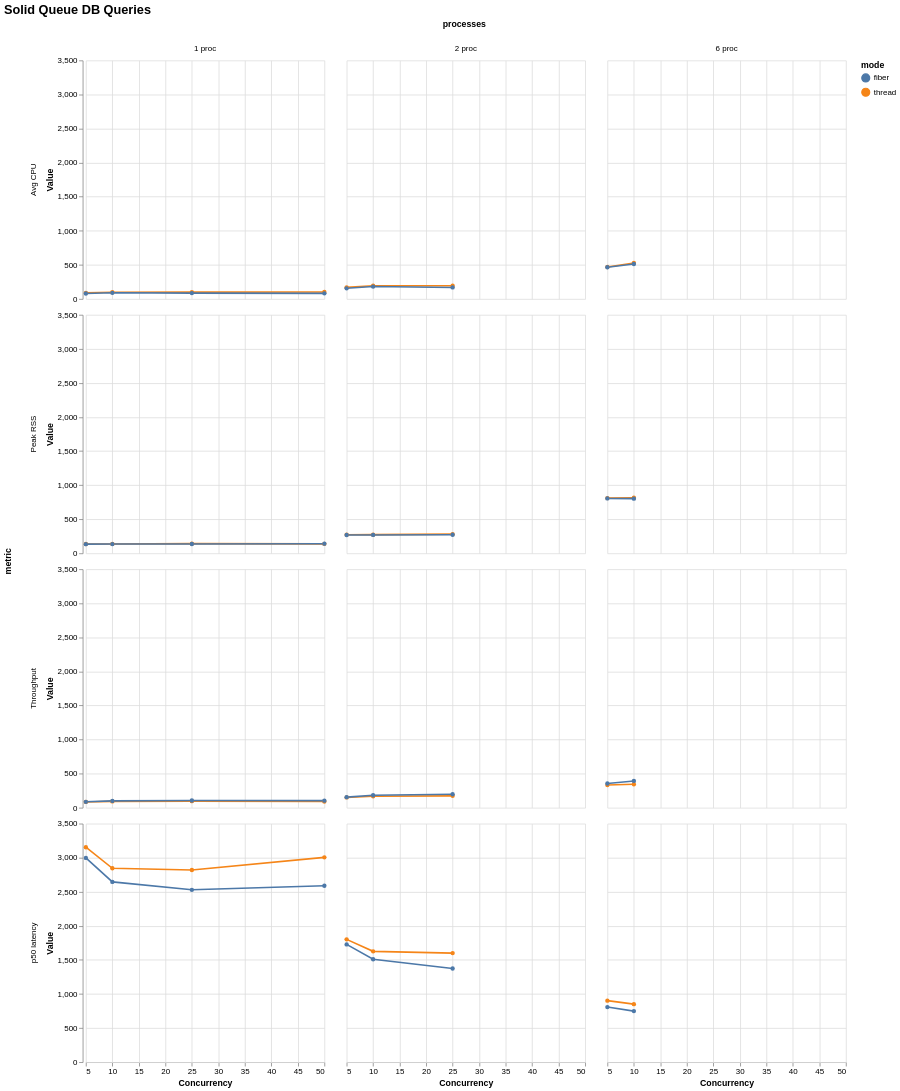

Write the Vega-Lite specification saved for this chart.
### Vega-Lite specification from a JSON file in a GitHub repository (floating-point values rounded to 4 significant figures)
{"$schema": "https://vega.github.io/schema/vega-lite/v6.json", "title": "Solid Queue DB Queries", "data": {"values": [{"mode": "thread", "concurrency": 5, "processes": "1 proc", "metric": "Throughput", "value": 84.96, "unit": "jobs/s"}, {"mode": "thread", "concurrency": 5, "processes": "1 proc", "metric": "Peak RSS", "value": 136.7, "unit": "MB"}, {"mode": "thread", "concurrency": 5, "processes": "1 proc", "metric": "Avg CPU", "value": 89.5, "unit": "%"}, {"mode": "thread", "concurrency": 5, "processes": "1 proc", "metric": "p50 latency", "value": 3153.0, "unit": "ms"}, {"mode": "thread", "concurrency": 10, "processes": "1 proc", "metric": "Throughput", "value": 93.1, "unit": "jobs/s"}, {"mode": "thread", "concurrency": 10, "processes": "1 proc", "metric": "Peak RSS", "value": 137.7, "unit": "MB"}, {"mode": "thread", "concurrency": 10, "processes": "1 proc", "metric": "Avg CPU", "value": 98.7, "unit": "%"}, {"mode": "thread", "concurrency": 10, "processes": "1 proc", "metric": "p50 latency", "value": 2844.0, "unit": "ms"}, {"mode": "thread", "concurrency": 25, "processes": "1 proc", "metric": "Throughput", "value": 96.07, "unit": "jobs/s"}, {"mode": "thread", "concurrency": 25, "processes": "1 proc", "metric": "Peak RSS", "value": 142.3, "unit": "MB"}, {"mode": "thread", "concurrency": 25, "processes": "1 proc", "metric": "Avg CPU", "value": 100.2, "unit": "%"}, {"mode": "thread", "concurrency": 25, "processes": "1 proc", "metric": "p50 latency", "value": 2820.0, "unit": "ms"}, {"mode": "thread", "concurrency": 50, "processes": "1 proc", "metric": "Throughput", "value": 91.88, "unit": "jobs/s"}, {"mode": "thread", "concurrency": 50, "processes": "1 proc", "metric": "Peak RSS", "value": 139.0, "unit": "MB"}, {"mode": "thread", "concurrency": 50, "processes": "1 proc", "metric": "Avg CPU", "value": 100.9, "unit": "%"}, {"mode": "thread", "concurrency": 50, "processes": "1 proc", "metric": "p50 latency", "value": 3005.0, "unit": "ms"}, {"mode": "thread", "concurrency": 5, "processes": "2 proc", "metric": "Throughput", "value": 150.9, "unit": "jobs/s"}, {"mode": "thread", "concurrency": 5, "processes": "2 proc", "metric": "Peak RSS", "value": 272.1, "unit": "MB"}, {"mode": "thread", "concurrency": 5, "processes": "2 proc", "metric": "Avg CPU", "value": 169.9, "unit": "%"}, {"mode": "thread", "concurrency": 5, "processes": "2 proc", "metric": "p50 latency", "value": 1801.0, "unit": "ms"}, {"mode": "thread", "concurrency": 10, "processes": "2 proc", "metric": "Throughput", "value": 167.4, "unit": "jobs/s"}, {"mode": "thread", "concurrency": 10, "processes": "2 proc", "metric": "Peak RSS", "value": 273.7, "unit": "MB"}, {"mode": "thread", "concurrency": 10, "processes": "2 proc", "metric": "Avg CPU", "value": 193.6, "unit": "%"}, {"mode": "thread", "concurrency": 10, "processes": "2 proc", "metric": "p50 latency", "value": 1626.0, "unit": "ms"}, {"mode": "thread", "concurrency": 25, "processes": "2 proc", "metric": "Throughput", "value": 174.1, "unit": "jobs/s"}, {"mode": "thread", "concurrency": 25, "processes": "2 proc", "metric": "Peak RSS", "value": 281.3, "unit": "MB"}, {"mode": "thread", "concurrency": 25, "processes": "2 proc", "metric": "Avg CPU", "value": 193.4, "unit": "%"}, {"mode": "thread", "concurrency": 25, "processes": "2 proc", "metric": "p50 latency", "value": 1600.0, "unit": "ms"}, {"mode": "thread", "concurrency": 5, "processes": "6 proc", "metric": "Throughput", "value": 332.4, "unit": "jobs/s"}, {"mode": "thread", "concurrency": 5, "processes": "6 proc", "metric": "Peak RSS", "value": 810.4, "unit": "MB"}, {"mode": "thread", "concurrency": 5, "processes": "6 proc", "metric": "Avg CPU", "value": 468.1, "unit": "%"}, {"mode": "thread", "concurrency": 5, "processes": "6 proc", "metric": "p50 latency", "value": 902.4, "unit": "ms"}, {"mode": "thread", "concurrency": 10, "processes": "6 proc", "metric": "Throughput", "value": 345.1, "unit": "jobs/s"}, {"mode": "thread", "concurrency": 10, "processes": "6 proc", "metric": "Peak RSS", "value": 814.9, "unit": "MB"}, {"mode": "thread", "concurrency": 10, "processes": "6 proc", "metric": "Avg CPU", "value": 526.6, "unit": "%"}, {"mode": "thread", "concurrency": 10, "processes": "6 proc", "metric": "p50 latency", "value": 851.0, "unit": "ms"}, {"mode": "fiber", "concurrency": 5, "processes": "1 proc", "metric": "Throughput", "value": 86.84, "unit": "jobs/s"}, {"mode": "fiber", "concurrency": 5, "processes": "1 proc", "metric": "Peak RSS", "value": 134.7, "unit": "MB"}, {"mode": "fiber", "concurrency": 5, "processes": "1 proc", "metric": "Avg CPU", "value": 80.2, "unit": "%"}, {"mode": "fiber", "concurrency": 5, "processes": "1 proc", "metric": "p50 latency", "value": 2997.0, "unit": "ms"}, {"mode": "fiber", "concurrency": 10, "processes": "1 proc", "metric": "Throughput", "value": 99.82, "unit": "jobs/s"}, {"mode": "fiber", "concurrency": 10, "processes": "1 proc", "metric": "Peak RSS", "value": 135.7, "unit": "MB"}, {"mode": "fiber", "concurrency": 10, "processes": "1 proc", "metric": "Avg CPU", "value": 89.4, "unit": "%"}, {"mode": "fiber", "concurrency": 10, "processes": "1 proc", "metric": "p50 latency", "value": 2645.0, "unit": "ms"}, {"mode": "fiber", "concurrency": 25, "processes": "1 proc", "metric": "Throughput", "value": 105.5, "unit": "jobs/s"}, {"mode": "fiber", "concurrency": 25, "processes": "1 proc", "metric": "Peak RSS", "value": 137.1, "unit": "MB"}, {"mode": "fiber", "concurrency": 25, "processes": "1 proc", "metric": "Avg CPU", "value": 85.2, "unit": "%"}, {"mode": "fiber", "concurrency": 25, "processes": "1 proc", "metric": "p50 latency", "value": 2528.0, "unit": "ms"}, {"mode": "fiber", "concurrency": 50, "processes": "1 proc", "metric": "Throughput", "value": 104.0, "unit": "jobs/s"}, {"mode": "fiber", "concurrency": 50, "processes": "1 proc", "metric": "Peak RSS", "value": 141.4, "unit": "MB"}, {"mode": "fiber", "concurrency": 50, "processes": "1 proc", "metric": "Avg CPU", "value": 81.4, "unit": "%"}, {"mode": "fiber", "concurrency": 50, "processes": "1 proc", "metric": "p50 latency", "value": 2588.0, "unit": "ms"}, {"mode": "fiber", "concurrency": 5, "processes": "2 proc", "metric": "Throughput", "value": 155.0, "unit": "jobs/s"}, {"mode": "fiber", "concurrency": 5, "processes": "2 proc", "metric": "Peak RSS", "value": 268.7, "unit": "MB"}, {"mode": "fiber", "concurrency": 5, "processes": "2 proc", "metric": "Avg CPU", "value": 155.6, "unit": "%"}, {"mode": "fiber", "concurrency": 5, "processes": "2 proc", "metric": "p50 latency", "value": 1727.0, "unit": "ms"}, {"mode": "fiber", "concurrency": 10, "processes": "2 proc", "metric": "Throughput", "value": 183.8, "unit": "jobs/s"}, {"mode": "fiber", "concurrency": 10, "processes": "2 proc", "metric": "Peak RSS", "value": 269.6, "unit": "MB"}, {"mode": "fiber", "concurrency": 10, "processes": "2 proc", "metric": "Avg CPU", "value": 181.1, "unit": "%"}, {"mode": "fiber", "concurrency": 10, "processes": "2 proc", "metric": "p50 latency", "value": 1510.0, "unit": "ms"}, {"mode": "fiber", "concurrency": 25, "processes": "2 proc", "metric": "Throughput", "value": 197.5, "unit": "jobs/s"}, {"mode": "fiber", "concurrency": 25, "processes": "2 proc", "metric": "Peak RSS", "value": 272.7, "unit": "MB"}, {"mode": "fiber", "concurrency": 25, "processes": "2 proc", "metric": "Avg CPU", "value": 168.6, "unit": "%"}, {"mode": "fiber", "concurrency": 25, "processes": "2 proc", "metric": "p50 latency", "value": 1375.0, "unit": "ms"}, {"mode": "fiber", "concurrency": 5, "processes": "6 proc", "metric": "Throughput", "value": 355.8, "unit": "jobs/s"}, {"mode": "fiber", "concurrency": 5, "processes": "6 proc", "metric": "Peak RSS", "value": 805.5, "unit": "MB"}, {"mode": "fiber", "concurrency": 5, "processes": "6 proc", "metric": "Avg CPU", "value": 465.2, "unit": "%"}, {"mode": "fiber", "concurrency": 5, "processes": "6 proc", "metric": "p50 latency", "value": 807.7, "unit": "ms"}, {"mode": "fiber", "concurrency": 10, "processes": "6 proc", "metric": "Throughput", "value": 393.1, "unit": "jobs/s"}, {"mode": "fiber", "concurrency": 10, "processes": "6 proc", "metric": "Peak RSS", "value": 802.5, "unit": "MB"}, {"mode": "fiber", "concurrency": 10, "processes": "6 proc", "metric": "Avg CPU", "value": 512.3, "unit": "%"}, {"mode": "fiber", "concurrency": 10, "processes": "6 proc", "metric": "p50 latency", "value": 748.5, "unit": "ms"}]}, "mark": {"type": "line", "point": true, "tooltip": true}, "encoding": {"x": {"field": "concurrency", "type": "quantitative", "title": "Concurrency"}, "y": {"field": "value", "type": "quantitative", "title": "Value"}, "color": {"field": "mode", "type": "nominal"}, "tooltip": [{"field": "mode", "type": "nominal"}, {"field": "concurrency", "type": "nominal"}, {"field": "processes", "type": "nominal"}, {"field": "metric", "type": "nominal"}, {"field": "percentile", "type": "nominal"}, {"field": "value", "type": "quantitative"}], "row": {"field": "metric", "type": "nominal"}, "column": {"field": "processes", "type": "nominal"}}, "config": {"background": "white", "axis": {"labelFont": "Arial", "titleFont": "Arial", "grid": true}, "legend": {"labelFont": "Arial", "titleFont": "Arial"}, "title": {"font": "Arial", "fontSize": 16, "anchor": "start"}, "view": {"stroke": null}}}
